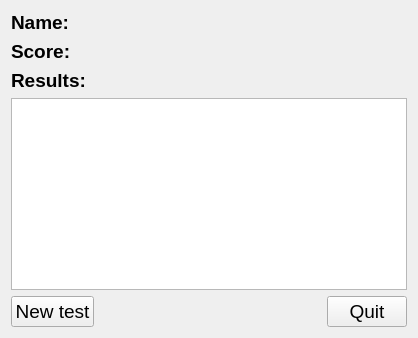
      <widget class="QWidget" name="resultsPage">
       <layout class="QGridLayout">
        <property name="spacing">
         <number>6</number>
        </property>
        <item row="0" column="0">
         <widget class="QLabel" name="label_results_name">
          <property name="font">
           <font>
            <pointsize>14</pointsize>
           </font>
          </property>
          <property name="text">
           <string>&lt;b&gt;Name:&lt;/b&gt;</string>
          </property>
         </widget>
        </item>
        <item row="0" column="1">
         <widget class="QLabel" name="nameLabel">
          <property name="font">
           <font>
            <pointsize>14</pointsize>
           </font>
          </property>
          <property name="text">
           <string/>
          </property>
         </widget>
        </item>
        <item row="1" column="0">
         <widget class="QLabel" name="label_results_score">
          <property name="font">
           <font>
            <pointsize>14</pointsize>
           </font>
          </property>
          <property name="text">
           <string>&lt;b&gt;Score:&lt;/b&gt;</string>
          </property>
         </widget>
        </item>
        <item row="1" column="1">
         <widget class="QLabel" name="scoreLabel">
          <property name="font">
           <font>
            <pointsize>14</pointsize>
           </font>
          </property>
         </widget>
        </item>
        <item row="2" column="0" colspan="3">
         <widget class="QLabel" name="label_results">
          <property name="font">
           <font>
            <pointsize>14</pointsize>
           </font>
          </property>
          <property name="text">
           <string>&lt;b&gt;Results:&lt;/b&gt;</string>
          </property>
         </widget>
        </item>
        <item row="3" column="0" colspan="3">
         <widget class="QTableWidget" name="resultsTableWidget"/>
        </item>
        <item row="4" column="0" colspan="3">
         <layout class="QHBoxLayout">
          <property name="spacing">
           <number>6</number>
          </property>
          <item>
           <widget class="QPushButton" name="btnNewTest">
            <property name="font">
             <font>
              <pointsize>14</pointsize>
             </font>
            </property>
            <property name="text">
             <string>New test</string>
            </property>
            <property name="icon">
             <iconset resource="resources.qrc">
              <normaloff>:/images/images/reload.png</normaloff>:/images/images/reload.png</iconset>
            </property>
            <property name="iconSize">
             <size>
              <width>22</width>
              <height>22</height>
             </size>
            </property>
           </widget>
          </item>
          <item>
           <spacer>
            <property name="orientation">
             <enum>Qt::Horizontal</enum>
            </property>
            <property name="sizeHint" stdset="0">
             <size>
              <width>40</width>
              <height>20</height>
             </size>
            </property>
           </spacer>
          </item>
          <item>
           <widget class="QPushButton" name="btnQuit">
            <property name="font">
             <font>
              <pointsize>14</pointsize>
             </font>
            </property>
            <property name="text">
             <string>Quit</string>
            </property>
            <property name="icon">
             <iconset resource="resources.qrc">
              <normaloff>:/images/images/quit.png</normaloff>:/images/images/quit.png</iconset>
            </property>
            <property name="iconSize">
             <size>
              <width>22</width>
              <height>22</height>
             </size>
            </property>
           </widget>
          </item>
         </layout>
        </item>
        <item row="0" column="2">
         <spacer>
          <property name="orientation">
           <enum>Qt::Horizontal</enum>
          </property>
          <property name="sizeHint" stdset="0">
           <size>
            <width>313</width>
            <height>16</height>
           </size>
          </property>
         </spacer>
        </item>
       </layout>
      </widget>
